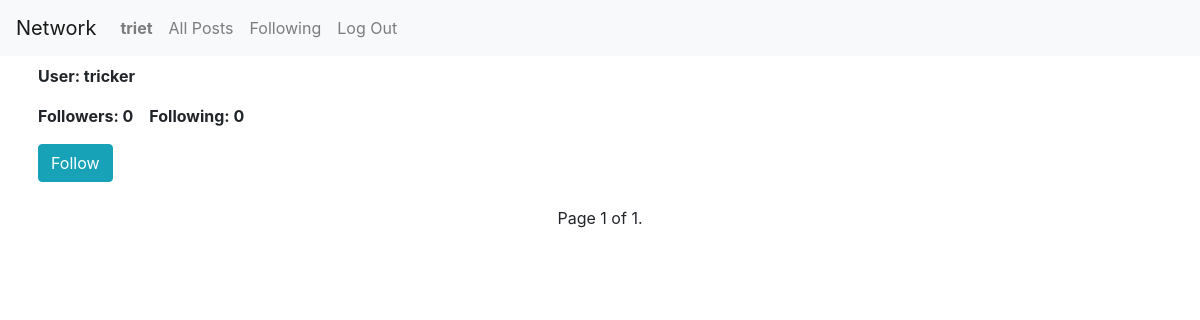
The page /profile/4 (signed in) on the database as committed earlier.
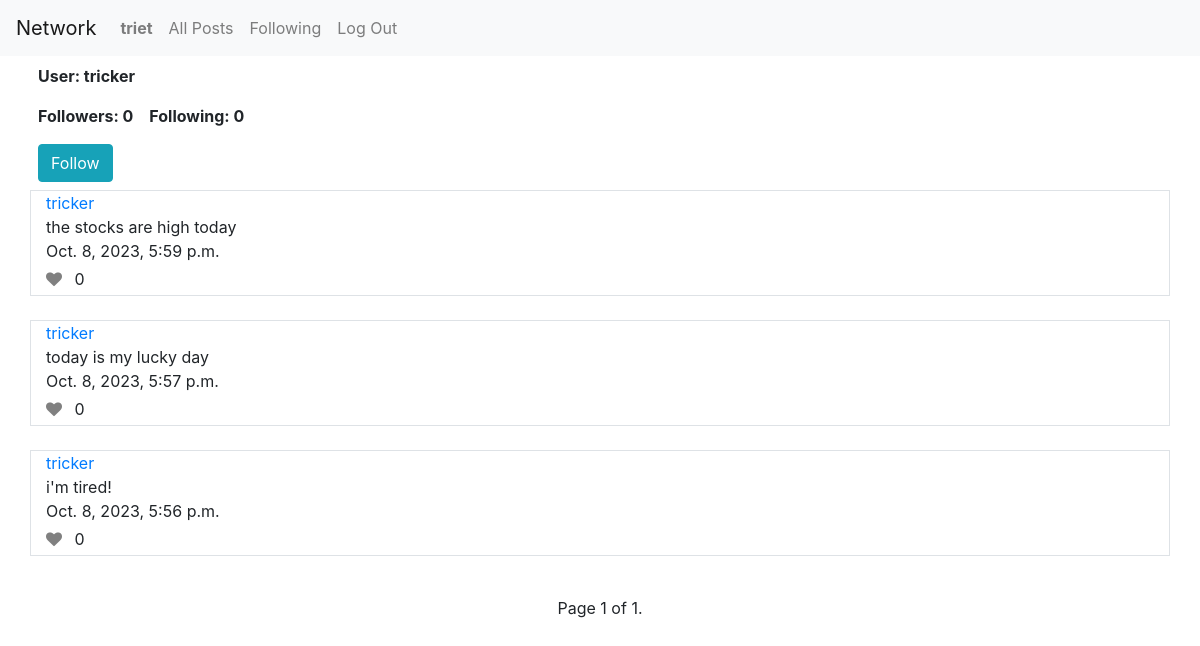
The same page on the database as committed later.
### network/models.py (models this page shows, shortened)
class Post(models.Model):
    username = models.ForeignKey(User, on_delete=models.CASCADE, related_name="username_post")
    content = models.CharField(max_length=500)
    date = models.DateTimeField(auto_now_add=True)
    like = models.IntegerField(default=0)

class User(AbstractUser):
    pass

### network/views.py (the view)
# urls.py: path("profile/<int:user_id>", views.profile, name="profile"),
def profile(request, user_id):
    user = User.objects.get(pk=user_id)
    num_followers = Follow.objects.filter(user_being_followed=user).count()
    num_following = Follow.objects.filter(follower=user).count()
    following = Follow.objects.filter(follower=request.user)   # get those follows which the curent user is following
    posts = Post.objects.filter(username=user).order_by("-date")
    followable = False
    if not following.filter(user_being_followed=user).exists():    # check if the profile's user exist in those follows
        followable = True
    paginator = Paginator(posts, 10)
    page_number = request.GET.get("page")
    page_obj = paginator.get_page(page_number)
    if request.user.is_authenticated:
        liked_posts = Like.objects.filter(username=request.user).values_list("post", flat=True)
    else:
        liked_posts = []
    return render(request, "network/profile.html", {
        "user": user,
        "num_followers": num_followers,
        "num_following": num_following,
        "following": following,
        "posts": posts,
        "followable": followable,
        "page_obj": page_obj,
        "liked_posts": liked_posts,
    })

### network/templates/network/profile.html (shortened to what this page needs)
{% extends "network/layout.html" %}
{% load static %}
{% block body %}
    <div class="container">
        <div class="row p-2 font-weight-bold">
            User: {{ user }}
        </div>
        <div class="row">
            <div class="col-1.5 p-2 font-weight-bold">
                Followers: {{ num_followers }}
            </div>
            <div class="col p-2 font-weight-bold">
                Following: {{ num_following }}
            </div>
        </div>
    </div>
    {% if request.user != user and followable %}
        <form action="{% url 'follow' user.id%}" method="post">
            <div class="container p-2">
                <button class="btn btn-info" type="submit">Follow</button>
            </div>
        </form>
    {% endif %}
    {% for post in page_obj %}
        <div class="container border">
            <div class="row">
                <div class="col">
                    <a href="{% url 'profile' post.username.id %}">{{ post.username }}</a>
                </div>
            </div>
            <div class="row">
                <div class="col" id="content_{{ post.id }}">
                    {{ post.content }}
                </div>
            </div>
            <div class="row">
                <div class="col">
                    {{ post.date }}
                </div>
            </div>
            <div class="row justify-content-between">
                <div class="col-auto mt-1 mb-1">
                    {% if request.user.is_authenticated %}
                        {% if post.id in liked_posts %}
                            <i class="fa fa-heart" id="like_color_{{ post.id }}" style="color: red; cursor: pointer;" onclick="toggleLike('{{ post.id }}')"></i>
                        {% else %}
                            <i class="fa fa-heart" id="like_color_{{ post.id }}" style="color: gray; cursor: pointer;" onclick="toggleLike('{{ post.id }}')"></i>
                        {% endif %}
                        <span class="ml-2" id="like_count_{{ post.id }}">{{ post.like }}</span>
                    {% endif %}
                </div>
            </div>
        </div><br>
    {% endfor %}
    <div class="static-bottom">
        <div class="text-center">
            Page {{ page_obj.number }} of {{ page_obj.paginator.num_pages }}.
        </div>
    </div>
{% endblock %}

Rows that differ between the two databases and show on the page:
added Post: username "tricker", content "the stocks are high today", date "Oct. 8, 2023, 5:59 p.m.", like "0"
added Post: username "tricker", content "today is my lucky day", date "Oct. 8, 2023, 5:57 p.m.", like "0"
added Post: username "tricker", content "i'm tired!", date "Oct. 8, 2023, 5:56 p.m.", like "0"
